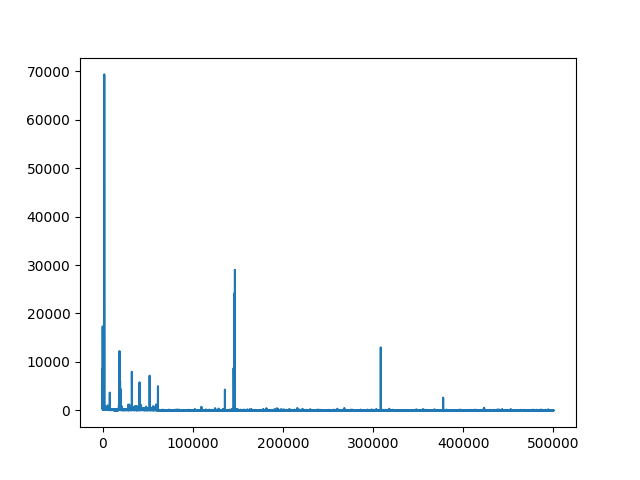

Here is the Python script that generated this plot:
import matplotlib.pyplot as plt

iterations = []
times = []

# 파일 읽어 배열에 저장

f = open("iteration_x_time.txt", "rt")

while True:
    line = f.readline()
    if not line: break

    (iteration, time) = tuple(map(int, line.strip().split(" ")))
    iterations.append(iteration)
    times.append(time)

f.close()

# 그래프 그리기

plt.plot(iterations, times)
plt.show()
